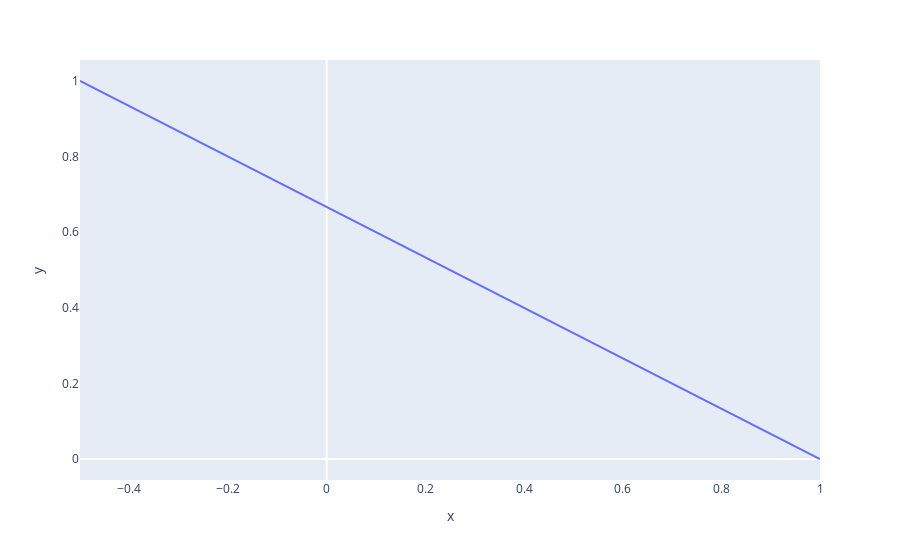

The notebook cell this image was saved under:
### Code cell
import plotly.express as px
fig = px.line (x = [-.5, 1], y = [1,0])
fig.update_xaxes(showgrid=False, zeroline=True)
fig.update_yaxes(showgrid=False, zeroline=True)
fig.show()

### Figure 1 — Plotly figure (JSON) as saved in the notebook; plotly's stock layout.template omitted (floating-point values rounded to 4 significant figures)
{"data": [{"hovertemplate": "x=%{x}<br>y=%{y}<extra></extra>", "legendgroup": "", "line": {"color": "#636efa", "dash": "solid"}, "marker": {"symbol": "circle"}, "mode": "lines", "name": "", "orientation": "v", "showlegend": false, "type": "scatter", "x": [-0.5, 1], "xaxis": "x", "y": [1, 0], "yaxis": "y"}], "layout": {"legend": {"tracegroupgap": 0}, "margin": {"t": 60}, "xaxis": {"anchor": "y", "domain": [0, 1], "showgrid": false, "title": {"text": "x"}, "zeroline": true}, "yaxis": {"anchor": "x", "domain": [0, 1], "showgrid": false, "title": {"text": "y"}, "zeroline": true}}}
